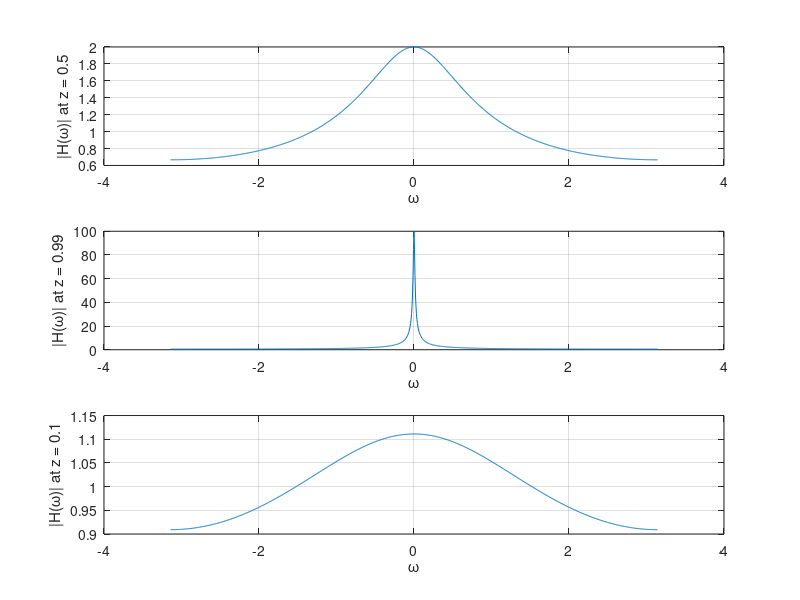

This figure's MATLAB source:
clear all; close all; clc;
w = linspace(-pi, pi, 1001); % Frequency range
r = 1; % Assuming r = 1 (you can change this as needed)
z = r .* exp(1j * w); % Compute Z values
% % First Transfer Function H = z / (z - 0.5)
H1 = z ./ (z - 0.5);
% % Second Transfer Function H = z / (z - 0.99)
H2 = z ./ (z - 0.99);
% % Third Transfer Function H = z / (z - 0.1)
H3 = z ./ (z - 0.1);
% Plot the magnitude of the first transfer function
subplot(3,1,1);
plot(w, abs(H1)); % Magnitude of H1
xlabel('\omega');
ylabel('|H(\omega)| at z = 0.5');
grid on;
% Plot the magnitude of the second transfer function
subplot(3,1,2);
plot(w, abs(H2)); % Magnitude of H2
xlabel('\omega');
ylabel('|H(\omega)| at z = 0.99');
grid on;
% Plot the magnitude of the third transfer function
subplot(3,1,3);
plot(w, abs(H3)); % Magnitude of H3
xlabel('\omega');
ylabel('|H(\omega)| at z = 0.1');
grid on;